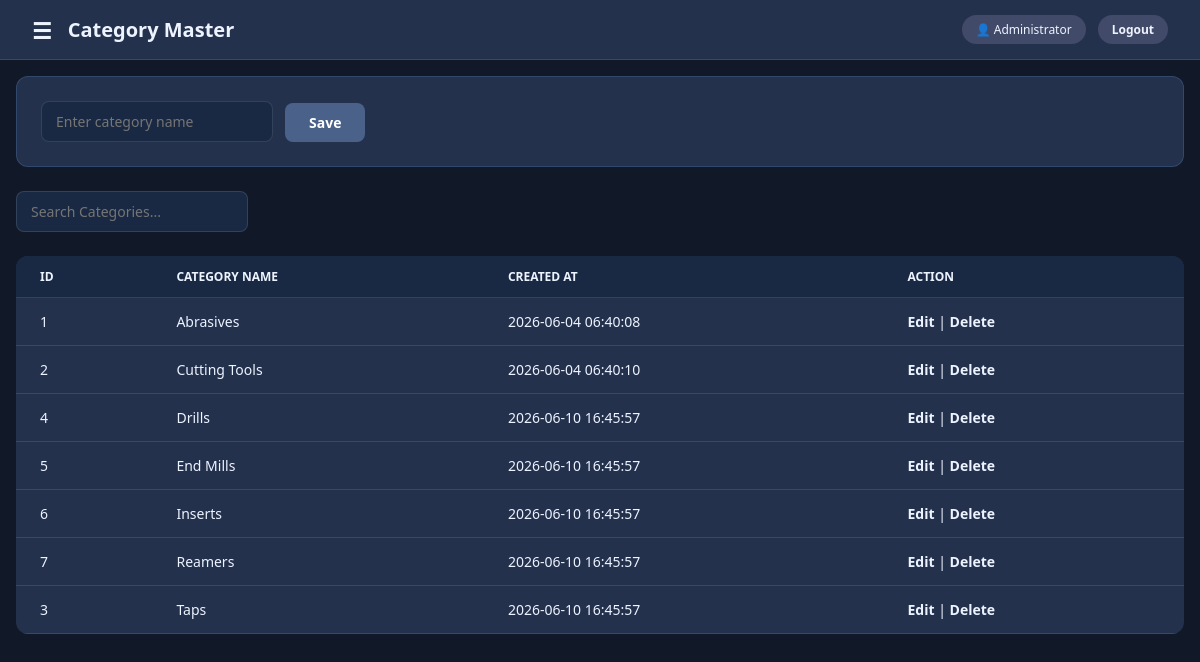
Page /categories (signed in) on the committed database.
### tables this page shows
CREATE TABLE categories (
        id INTEGER PRIMARY KEY AUTOINCREMENT,
        category_name TEXT NOT NULL UNIQUE,
        created_at DATETIME DEFAULT CURRENT_TIMESTAMP
        );

### modules/masters.py (the view)
@masters.route("/categories")
def categories_list():
    conn = get_connection()
    cursor = conn.cursor()
    cursor.execute("SELECT * FROM categories ORDER BY category_name")
    categories = cursor.fetchall()
    conn.close()
    return render_template("masters/categories.html", categories=categories)

### database.py (called while the page is built)
def get_connection():
    conn = sqlite3.connect(DATABASE)
    conn.row_factory = sqlite3.Row
    return conn

### modules/auth.py (called while the page is built)
def require_system(system_name):
    def check():
        if not session.get("user_id"):
            return redirect(url_for("auth.login", system=system_name, next=request.path))
        if session.get("system") != system_name:
            flash("That section belongs to a different login.", "danger")
            return redirect(url_for("auth.login", system=system_name))
    return check

### modules/delivery.py (called while the page is built, shortened)
@delivery.app_context_processor
def inject_delivery_notifications():
    user_id = session.get("user_id")
    if session.get("system") != "delivery" or not user_id:
        return {"delivery_unread_count": 0}

### modules/projects.py (called while the page is built)
@projects.app_context_processor
def inject_sidebar_projects():
    user_id = session.get("user_id")
    if not user_id:
        return {"sidebar_projects": []}
    conn = get_connection()
    cursor = conn.cursor()
    cursor.execute(
        """SELECT id, name FROM projects
           WHERE (? = 1 OR created_by = ? OR EXISTS (
               SELECT 1 FROM project_user_shares
               WHERE project_user_shares.project_id = projects.id
                 AND project_user_shares.user_id = ?
           ))
           ORDER BY name COLLATE NOCASE, id""",
        (int(session.get("role") == "admin"), user_id, user_id),
    )
    sidebar_projects = cursor.fetchall()
    conn.close()
    return {"sidebar_projects": sidebar_projects}

### templates/masters/categories.html (shortened to what this page needs)
{% extends "base.html" %}
{% block page_title %}Category Master{% endblock %}
{% block content %}
        {% if editing %}
        <form method="POST" action="/categories/edit/{{ category.id }}">
            <input type="text" name="category_name" value="{{ category.category_name }}">
            <button type="submit">Update</button>
            <a href="/categories" style="padding: 10px 16px; background: #6b6b6b; color: white; border-radius: 8px;">Cancel</a>
        </form>
        {% else %}
        <form method="POST" action="/categories/add">
            <input type="text" name="category_name" placeholder="Enter category name">
            <button type="submit">Save</button>
        </form>
        {% endif %}
        <input type="text" id="searchInput" placeholder="Search Categories...">
        <table>
            <thead>
                <tr>
                    <th>ID</th>
                    <th>Category Name</th>
                    <th>Created At</th>
                    <th>Action</th>
                </tr>
            </thead>
            <tbody>
                {% for category in categories %}
                <tr>
                    <td>{{ category.id }}</td>
                    <td>{{ category.category_name }}</td>
                    <td>{{ category.created_at }}</td>
                    <td>
                        <a href="/categories/edit/{{ category.id }}">Edit</a> |
                        <a href="/categories/delete/{{ category.id }}">Delete</a>
                    </td>
                </tr>
                {% endfor %}
            </tbody>
        </table>
{% endblock %}

### templates/base.html (style rules this page uses)
:root { --theme-primary: #3E445C; --theme-secondary: #424A69; --theme-tertiary: #4A628A; --theme-accent: #5890CB; --theme-surface: #f5f3ef; --theme-surface-strong: #edf3fb; --theme-card: #ffffff; --theme-border: rgba(62, 68, 92, 0.15); --theme-text: #1a1a1a; --theme-text-soft: #6b6b6b; --theme-white: #ffffff; --theme-hover: rgba(88, 144, 203, 0.08); }
body[data-theme="dark"] { --theme-primary: #3E445C; --theme-secondary: #424A69; --theme-tertiary: #4A628A; --theme-accent: #5890CB; --theme-surface: #111827; --theme-surface-strong: #1a2943; --theme-card: #24314d; --theme-border: rgba(148, 163, 184, 0.2); --theme-text: #edf3ff; --theme-text-soft: #d7e4ff; --theme-white: #24314d; --theme-hover: rgba(88, 144, 203, 0.18); }
body[data-theme="dark"] .page-title, body[data-theme="dark"] .stat-label, body[data-theme="dark"] .stat-value, body[data-theme="dark"] .accordion-title, body[data-theme="dark"] .accordion-sub, body[data-theme="dark"] .accordion-metric, body[data-theme="dark"] .accordion-chevron, body[data-theme="dark"] .tab-btn, body[data-theme="dark"] .tab-btn:not(.active), body[data-theme="dark"] .user-badge, body[data-theme="dark"] td, body[data-theme="dark"] th, body[data-theme="dark"] label, body[data-theme="dark"] .nav-label, body[data-theme="dark"] .logo-sub { color: #edf3ff !important; }
body[data-theme="dark"] .stat-card, body[data-theme="dark"] .accordion-item, body[data-theme="dark"] .tab-bar, body[data-theme="dark"] form, body[data-theme="dark"] table, body[data-theme="dark"] .sidebar-theme-toggle, body[data-theme="dark"] [style*="background: white"], body[data-theme="dark"] [style*="background: #fff"], body[data-theme="dark"] [style*="background:#fff"], body[data-theme="dark"] [style*="background: #ffffff"] { background: var(--theme-card) !important; border-color: rgba(88, 144, 203, 0.25) !important; color: #edf3ff !important; }
body[data-theme="dark"] a { color: #edf3ff !important; }
* { margin: 0; padding: 0; box-sizing: border-box; font-family: 'segoe UI', sans-serif; }
body { display: flex; background: var(--theme-surface); min-height: 100vh; color: var(--theme-text); }
table { width: 100%; border-collapse: collapse; background: var(--theme-card); border-radius: 12px; overflow: hidden; margin-top: 24px; }
thead th, th { background: var(--theme-surface-strong); padding: 12px 24px; text-align: left; font-size: 12px; font-weight: 600; color: var(--theme-text-soft); text-transform: uppercase; border-bottom: 1px solid var(--theme-border); }
tbody tr, tr { border-bottom: 1px solid var(--theme-border); }
td { padding: 14px 24px; font-size: 14px; color: var(--theme-text); }
form { background: var(--theme-card); padding: 24px; border-radius: 12px; border: 1px solid var(--theme-border); margin-bottom: 24px; display: flex; gap: 12px; flex-wrap: wrap; align-items: flex-end; }
input, select { background: var(--theme-surface-strong); border: 1.5px solid var(--theme-border); border-radius: 8px; padding: 10px 14px; font-size: 14px; outline: none; color: var(--theme-text); }
button { background: var(--theme-tertiary); color: white; border: none; border-radius: 8px; padding: 10px 24px; font-size: 14px; font-weight: 600; cursor: pointer; }
a { color: var(--theme-tertiary); text-decoration: none; font-weight: 600; }

### rows in the picture
categories: id "1", category_name "Abrasives", created_at "2026-06-04 06:40:08"
categories: id "2", category_name "Cutting Tools", created_at "2026-06-04 06:40:10"
categories: id "4", category_name "Drills", created_at "2026-06-10 16:45:57"
categories: id "5", category_name "End Mills", created_at "2026-06-10 16:45:57"
categories: id "6", category_name "Inserts", created_at "2026-06-10 16:45:57"
categories: id "7", category_name "Reamers", created_at "2026-06-10 16:45:57"
categories: id "3", category_name "Taps", created_at "2026-06-10 16:45:57"

### other values in the picture
{{ session.full_name }} "Administrator"
